Frame 1 (no input): blank canvas, image omitted
Frame 60 (the mouse pressed at the canvas centre just before this capture): blank canvas, image omitted
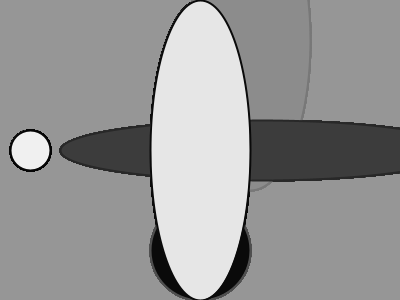
Frame 120 (the mouse held since frame 60 and released just before this capture)

The Processing sketch whose frames 1 and 60 were blank and that drew this single picture after the mouse press (run headless with seeded random() and noise(); from frame 60 on, the mouse is pressed at the canvas centre):

// Processing sketch: processing_37063
// ── processing_37063.pde

int x = 100;
int y = 200;
int z = 50;


void setup () {
  size (400,300);
  background(x+z);
  smooth();
  strokeWeight(z-48);
 ellipseMode (RADIUS);
}

void draw(){
  if (mousePressed) {
   fill(y+z-10);
stroke(z-45);
ellipse(z-20,mouseY,z-30,z-30);
fill(z-40);
stroke(x-21);
ellipse(mouseX,y+z,z,z);
fill(x+z-10);
stroke(x+z-30);
ellipse(y+z,z-10,z+10,mouseY);
fill(z+10);
stroke(z-10);
ellipse(y+z+10,mouseY,mouseX,z-20);
fill(y+z-20);
stroke(z-40);
ellipse(mouseX,x+z,z,mouseY);

} else{
  background(x+z);
}

}
